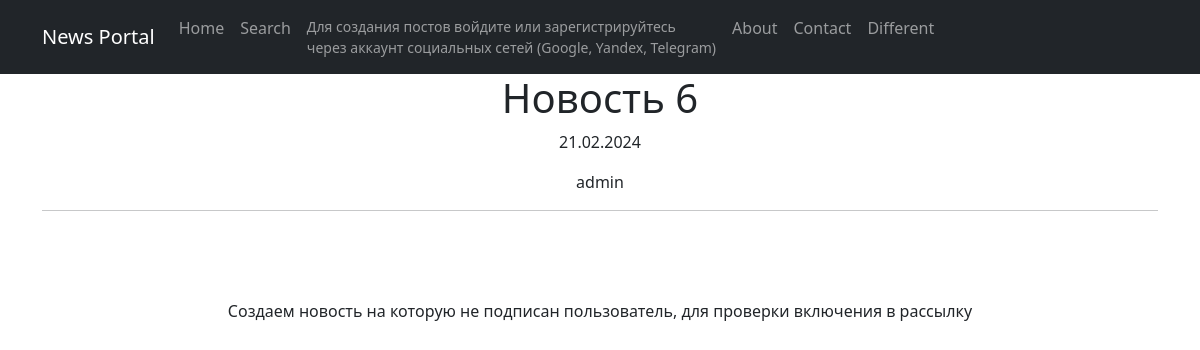
The page /portal/86 on the database its author committed.
### news/models.py (models this page shows, shortened)
class Post(models.Model):
    objects = None
    ARTICLE, NEWS = 'ART', 'NEW'
    TYPE_POST = [(ARTICLE, 'Статья'), (NEWS, 'Новость')]
    type_post = models.CharField(max_length=3, choices=TYPE_POST, default=ARTICLE)
    title = models.CharField(max_length=50)
    text = models.TextField()
    post_created_date = models.DateTimeField(auto_now_add=True)
    post_rating = models.IntegerField(default=0)
    post_author = models.ForeignKey(Author, on_delete=models.CASCADE)
    post_category = models.ManyToManyField(Category, through='PostCategory')

class Author(models.Model):
    objects = None
    author_user = models.OneToOneField(User, on_delete=models.CASCADE)
    author_rating = models.IntegerField(default=0)

### news/views.py (the view)
# urls.py: path('<int:pk>', PostDetails.as_view(), name='post'),
class PostDetails(DetailView):
    model = Post  # Модель всё та же, но мы хотим получать информацию по отдельному посту
    template_name = 'post.html'  # Используем другой шаблон — post.html
    context_object_name = 'post'  # Название объекта, в котором будет выбранный пользователем пост

### news/templatetags/add_filters.py (called while the page is built)
@register.filter(name='censor')
def censor(input_str):
    if not isinstance(input_str, str):
        raise ValueError('Цензор применяется только к строке!')
    for word in BAD_WORDS:
        if word and len(word) > 0:
            pattern = re.compile(re.escape(word), re.IGNORECASE)
            input_str = pattern.sub(f'{word[0]}{"*"*(len(word)-1)}', input_str)
    return input_str

### templates/post.html (shortened to what this page needs)
{% extends 'flatpages/default.html' %}
{% load add_filters %}
{% block content %}
<h1>{{ post.title|censor }}</h1>
<p>{{ post.post_created_date|date:'d.m.Y' }}</p>
<p>{{ post.post_author.author_user.username }}</p>
<hr>
<br>
<br>
<br>
<p>{{ post.text|censor }}</p>
{% endblock content %}

### rows shown on the page
Post: title|censor "Новость 6", post_created_date "21.02.2024", post_author.author_user.username "admin", text|censor "Создаем новость на которую не подписан пользователь, для проверки включения в рассылку"
